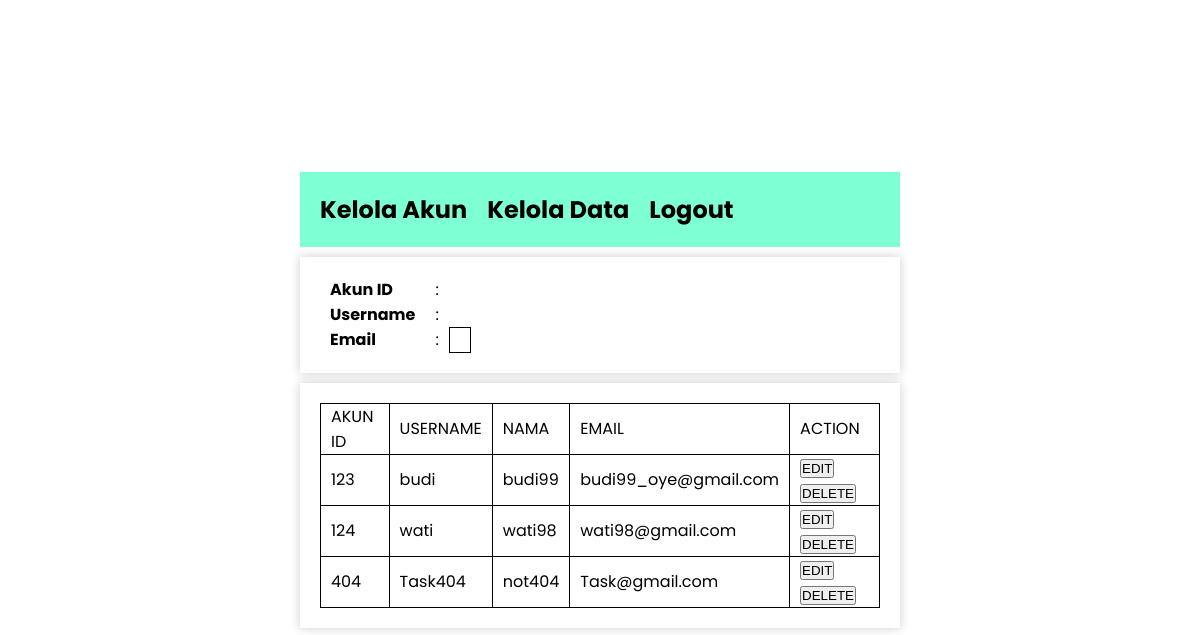
Screenshot of /adminpageAkun.php with the database file from the repository.
### tables this page shows
CREATE TABLE `akun` (
  `akun_id` varchar(5) NOT NULL,
  `username` varchar(50) NOT NULL,
  `password` varchar(50) NOT NULL,
  `email` varchar(100) NOT NULL
);

### adminpageAkun.php (the view, shortened to what this page needs)
<?php
include 'dbkey.php';
$id = $_SESSION['LoggedID'];
$query = mysqli_query($connexion,"SELECT * FROM akun WHERE akun_id = '$id' ");
$result = mysqli_fetch_array($query,MYSQLI_ASSOC);
?>
<!DOCTYPE html>
<html lang="en">
<head>
    <link rel="stylesheet" href="adminpagestyle.css">
</head>
<body>
    <div class="wrapper">
        <div class="main-content">
            <div class="navbar">
                <a href="#">Kelola Akun</a>
                <a href="adminpageData.php">Kelola Data</a>
                <a href="logout.php">Logout</a>
            </div>
            <div class="info-admin">
                <table class="info-table">
                    <tr class="info-table">
                        <td class="info-table"><h4>Akun ID</h4></td>
                        <td class="info-table">:</td>
                        <td class="info-table"><h4><?php echo $result['akun_id'] ?></h4>    </td>
                    </tr>
                    <tr class="info-table">
                        <td class="info-table"><h4>Username</h4></td>
                        <td class="info-table">:</td>
                        <td class="info-table"><h4><?php echo $result['username']  ?></h4></td>
                    </tr>
                    <tr class="info-table">
                        <td class="info-table"><h4>Email</h4></td>
                        <td class="info-table">:</td>
                        <td classs="info-table"><h4><?php echo $result['email']  ?></h4></td>
                    </tr>
                </table>
            </div>
            <div class="table-data">
                <table>
                    <thead>
                        <tr>
                            <td>AKUN ID</td>
                            <td>USERNAME</td>
                            <td>NAMA</td>
                            <td>EMAIL</td>
                            <td>ACTION</td>
                        </tr>
                    </thead>
                    <tbody>
                        <?php
                        $query = mysqli_query($connexion,"SELECT * FROM akun");
                        while ($result = mysqli_fetch_array($query,MYSQLI_ASSOC)){
                        ?>
                        <tr>
                            <td><?php echo $result['akun_id']?></td>
                            <td><?php echo $result['username']?></td>
                            <td><?php echo $result['password']?></td>
                            <td><?php echo $result['email']?></td>
                            <td>
                                <a href="editForm.php?target=<?php echo $result['akun_id']?>&table=akun&idn=akun_id"><button>EDIT</button></a>
                                <a href="deleteItem.php?target=<?php echo $result['akun_id']?>&table=akun&idn=akun_id"><button>DELETE</button></a>
                            </td>
                        </tr>
                        <?php
                        }
                        ?>
                    </tbody>
                </table>
            </div>
        </div>
    </div>
</body>
</html>

### adminpagestyle.css (style rules this page uses)
* { padding: 0; margin: 0; }
body { width: 100%; height: 100vh; font-family: 'Poppins', sans-serif; }
.wrapper { width: 100%; height: 100vh; display: flex; justify-content: center; align-items: center; }
.main-content { width: 50%; height: fit-content; display: flex; flex-direction: column; gap: 10px; }
.navbar { display: flex; flex-direction: row; background-color: aquamarine; gap: 20px; padding: 20px 20px 20px 20px; }
.navbar a { color: rgb(0, 0, 0); text-decoration-line: none; font-size: 24px; font-weight: 700; }
.info-admin { box-shadow: 0px 0px 10px 0px rgba(0, 0, 0, 0.2); padding: 20px 20px 20px 20px; }
.info-table { border: 0px solid black; }
table, tr, td { border-collapse: collapse; border: 1px solid black; }
td { padding: 0px 10px 0px 10px; }
.table-data { display: flex; flex-direction: column; gap : 10px; padding: 20px 20px 20px 20px; box-shadow: 0px 0px 10px 0px rgba(0, 0, 0, 0.2); }

### rows the page displays
akun: akun_id "123", username "budi", password "budi99", email "budi99_oye@gmail.com"
akun: akun_id "124", username "wati", password "wati98", email "wati98@gmail.com"
akun: akun_id "404", username "Task404", password "not404", email "Task@gmail.com"
